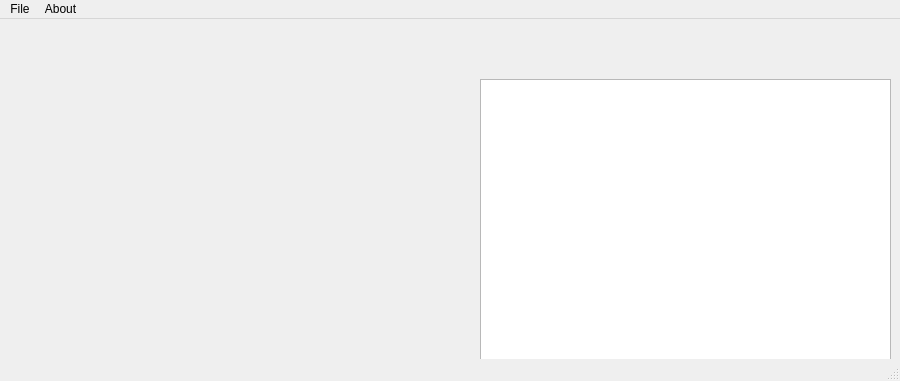
<?xml version="1.0" encoding="UTF-8"?>
<ui version="4.0">
 <class>MainWindow</class>
 <widget class="QMainWindow" name="MainWindow">
  <property name="geometry">
   <rect>
    <x>0</x>
    <y>0</y>
    <width>900</width>
    <height>381</height>
   </rect>
  </property>
  <property name="sizePolicy">
   <sizepolicy hsizetype="Fixed" vsizetype="Fixed">
    <horstretch>0</horstretch>
    <verstretch>0</verstretch>
   </sizepolicy>
  </property>
  <property name="maximumSize">
   <size>
    <width>900</width>
    <height>480</height>
   </size>
  </property>
  <property name="windowTitle">
   <string>J PhotoSafeLight - $fileName$</string>
  </property>
  <property name="windowIcon">
   <iconset resource="../Resources/resources.qrc">
    <normaloff>:/icons/icon.ico</normaloff>:/icons/icon.ico</iconset>
  </property>
  <property name="layoutDirection">
   <enum>Qt::LeftToRight</enum>
  </property>
  <property name="unifiedTitleAndToolBarOnMac">
   <bool>true</bool>
  </property>
  <widget class="QWidget" name="centralwidget">
   <widget class="QLabel" name="mainImage">
    <property name="geometry">
     <rect>
      <x>10</x>
      <y>10</y>
      <width>431</width>
      <height>331</height>
     </rect>
    </property>
    <property name="text">
     <string/>
    </property>
    <property name="pixmap">
     <pixmap resource="../Resources/resources.qrc">:/images/emptyImage.png</pixmap>
    </property>
    <property name="alignment">
     <set>Qt::AlignHCenter|Qt::AlignTop</set>
    </property>
   </widget>
   <widget class="QTextEdit" name="comandText">
    <property name="geometry">
     <rect>
      <x>480</x>
      <y>60</y>
      <width>411</width>
      <height>281</height>
     </rect>
    </property>
   </widget>
  </widget>
  <widget class="QMenuBar" name="menubar">
   <property name="geometry">
    <rect>
     <x>0</x>
     <y>0</y>
     <width>900</width>
     <height>21</height>
    </rect>
   </property>
   <widget class="QMenu" name="menuFile">
    <property name="title">
     <string>File</string>
    </property>
    <addaction name="actionLoad_Image"/>
    <addaction name="actionSave_Image"/>
    <addaction name="actionExport_Filter"/>
   </widget>
   <widget class="QMenu" name="menuAbout">
    <property name="title">
     <string>About</string>
    </property>
    <addaction name="actionCredits"/>
   </widget>
   <addaction name="menuFile"/>
   <addaction name="menuAbout"/>
  </widget>
  <widget class="QStatusBar" name="statusbar"/>
  <action name="actionLoad_Image">
   <property name="text">
    <string>Load Image</string>
   </property>
   <property name="shortcut">
    <string>Ctrl+L</string>
   </property>
  </action>
  <action name="actionSave_Image">
   <property name="text">
    <string>Save Image</string>
   </property>
  </action>
  <action name="actionExport_Filter">
   <property name="text">
    <string>Export Filter</string>
   </property>
  </action>
  <action name="actionCredits">
   <property name="text">
    <string>Credits</string>
   </property>
  </action>
 </widget>
 <resources>
  <include location="../Resources/resources.qrc"/>
  <include location="../Resources/resources.qrc"/>
 </resources>
 <connections/>
</ui>
